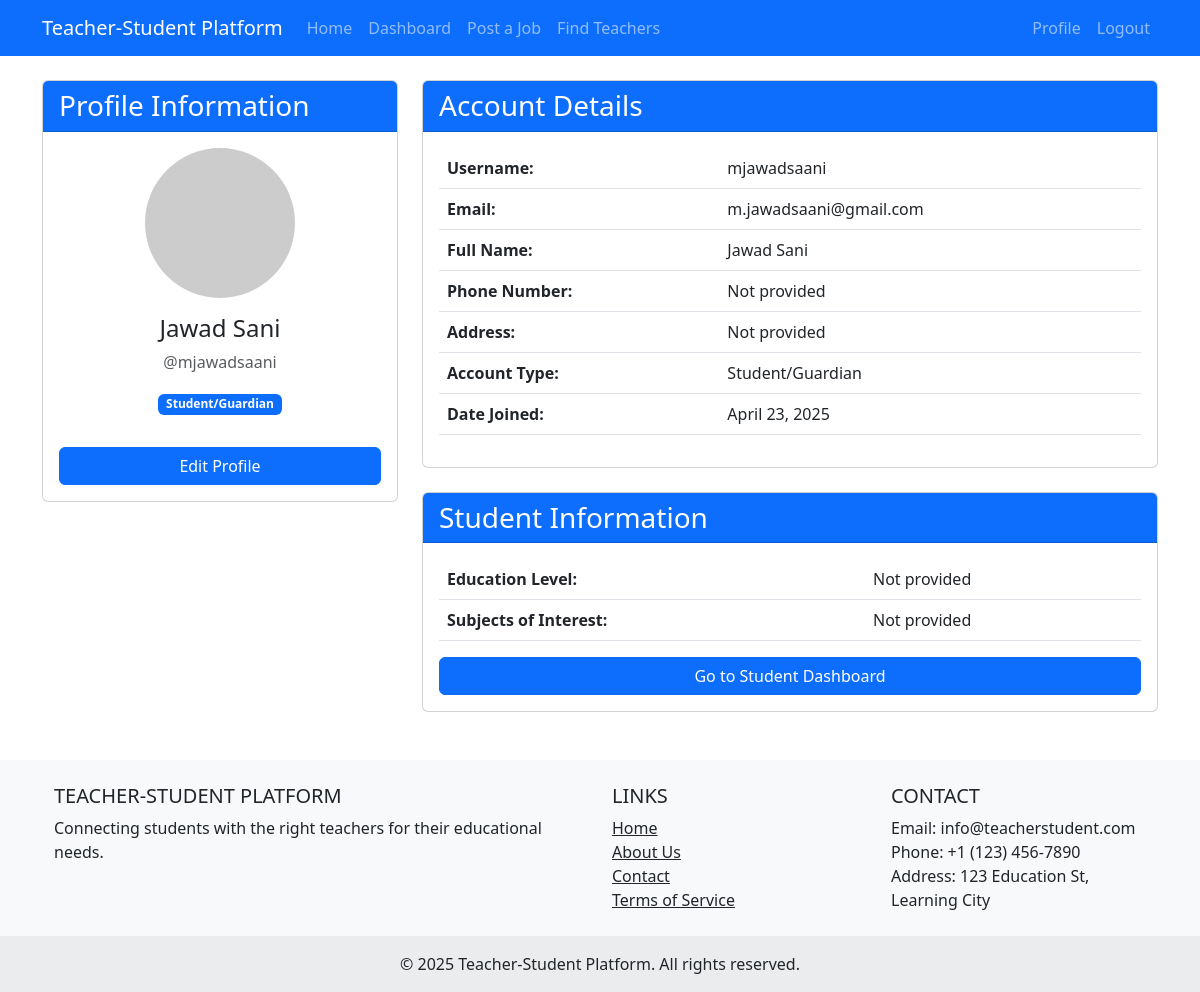
The page /accounts/profile/ (signed in) on the database its author committed.
### accounts/models.py (models this page shows, shortened)
class User(AbstractUser):
    USER_TYPE_CHOICES = (
        ('admin', 'Admin'),
        ('teacher', 'Teacher'),
        ('student', 'Student/Guardian'),
    )
    user_type = models.CharField(max_length=10, choices=USER_TYPE_CHOICES, default='student')
    phone_number = models.CharField(max_length=15, blank=True, null=True)
    address = models.TextField(blank=True, null=True)
    profile_picture = models.ImageField(upload_to='profile_pictures/', blank=True, null=True)
    is_blocked = models.BooleanField(default=False)
    @property
    def is_student(self):
        return self.user_type == 'student'

### student/models.py (models this page shows, shortened)
class StudentProfile(models.Model):
    user = models.OneToOneField(settings.AUTH_USER_MODEL, on_delete=models.CASCADE, related_name='student_profile')
    education_level = models.CharField(max_length=100, blank=True, null=True)
    subjects_of_interest = models.CharField(max_length=255, blank=True, null=True)

### accounts/views.py (the view)
# urls.py: path('profile/', views.profile, name='profile'),
@login_required
def profile(request):
    return render(request, 'accounts/profile.html')

### templates/accounts/profile.html (shortened to what this page needs)
{% extends 'base.html' %}
{% block content %}
<div class="row">
    <div class="col-md-4">
        <div class="card">
            <div class="card-header bg-primary text-white">
                <h3 class="card-title mb-0">Profile Information</h3>
            </div>
            <div class="card-body text-center">
                {% if user.profile_picture %}
                    <img src="{{ user.profile_picture.url }}" alt="{{ user.username }}" class="img-fluid rounded-circle mb-3" style="max-width: 150px;">
                {% else %}
                    <img src="https://via.placeholder.com/150" alt="{{ user.username }}" class="img-fluid rounded-circle mb-3">
                {% endif %}
                <h4>{{ user.get_full_name }}</h4>
                <p class="text-muted">@{{ user.username }}</p>
                <p class="badge bg-primary">{{ user.get_user_type_display }}</p>
                <div class="d-grid gap-2 mt-3">
                    <a href="{% url 'accounts:edit_profile' %}" class="btn btn-primary">Edit Profile</a>
                </div>
            </div>
        </div>
    </div>
    <div class="col-md-8">
        <div class="card">
            <div class="card-header bg-primary text-white">
                <h3 class="card-title mb-0">Account Details</h3>
            </div>
            <div class="card-body">
                <table class="table">
                    <tbody>
                        <tr>
                            <th>Username:</th>
                            <td>{{ user.username }}</td>
                        </tr>
                        <tr>
                            <th>Email:</th>
                            <td>{{ user.email }}</td>
                        </tr>
                        <tr>
                            <th>Full Name:</th>
                            <td>{{ user.get_full_name }}</td>
                        </tr>
                        <tr>
                            <th>Phone Number:</th>
                            <td>{{ user.phone_number|default:"Not provided" }}</td>
                        </tr>
                        <tr>
                            <th>Address:</th>
                            <td>{{ user.address|default:"Not provided" }}</td>
                        </tr>
                        <tr>
                            <th>Account Type:</th>
                            <td>{{ user.get_user_type_display }}</td>
                        </tr>
                        <tr>
                            <th>Date Joined:</th>
                            <td>{{ user.date_joined|date:"F d, Y" }}</td>
                        </tr>
                    </tbody>
                </table>
            </div>
        </div>
        {% if user.is_student %}
            <div class="card mt-4">
                <div class="card-header bg-primary text-white">
                    <h3 class="card-title mb-0">Student Information</h3>
                </div>
                <div class="card-body">
                    <table class="table">
                        <tbody>
                            <tr>
                                <th>Education Level:</th>
                                <td>{{ user.student_profile.education_level|default:"Not provided" }}</td>
                            </tr>
                            <tr>
                                <th>Subjects of Interest:</th>
                                <td>{{ user.student_profile.subjects_of_interest|default:"Not provided" }}</td>
                            </tr>
                        </tbody>
                    </table>
                    <div class="d-grid gap-2 mt-3">
                        <a href="{% url 'student:dashboard' %}" class="btn btn-primary">Go to Student Dashboard</a>
                    </div>
                </div>
            </div>
        {% endif %}
    </div>
</div>
{% endblock %}

### rows shown on the page
User: get_full_name "Jawad Sani", username "mjawadsaani", user_type "Student/Guardian", email "m.jawadsaani@gmail.com", phone_number "Not provided", address "Not provided", date_joined "April 23, 2025", student_profile.education_level "Not provided", student_profile.subjects_of_interest "Not provided"
